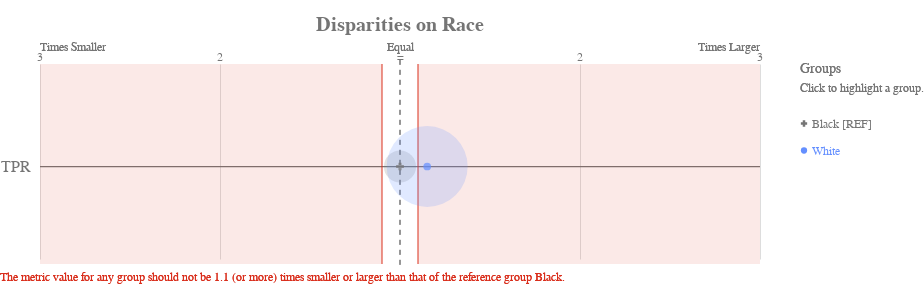

Notebook source saved alongside this figure:
### Code cell
ap.disparity(bdf, metrics, 'Race', fairness_threshold = disparity_tolerance)

### Figure 1 — Vega-Lite specification as saved in the notebook (floating-point values rounded to 4 significant figures)
{"config": {"view": {"continuousWidth": 400, "continuousHeight": 300, "strokeWidth": 0}, "axisLeft": {"labelColor": "rgb(117,117,117)", "labelFont": "Arial", "labelFontSize": 16}, "title": {"align": "center", "baseline": "middle", "color": "rgb(117,117,117)", "font": "Arial", "fontSize": 20, "fontWeight": "bold"}}, "layer": [{"data": {"name": "data-1f2af75cfead9a3854ee453922b4eaab"}, "mark": {"type": "rule", "stroke": "rgb(117,117,117)", "strokeWidth": 1.25, "tooltip": ""}, "encoding": {"x": {"type": "quantitative", "field": "x", "scale": {"domain": [-2, 2], "range": [40.0, 760.0]}}, "x2": {"field": "x2"}, "y": {"type": "nominal", "axis": {"domain": false, "labelAngle": 0, "labelPadding": -30, "orient": "left", "ticks": false, "title": ""}, "field": "metric", "scale": {"domain": ["TPR"], "range": [30, 225.0]}}}}, {"data": {"name": "data-79dd248bdaa0ea02c535240e8ad022c8"}, "mark": {"type": "rule", "stroke": "rgb(117,117,117)", "strokeDash": [5, 5], "strokeWidth": 1}, "encoding": {"tooltip": {"value": "Black [REF]"}, "x": {"value": 400.0}, "y": {"value": 20.83}, "y2": {"value": 229.2}}}, {"data": {"name": "data-c233327f4cd9b4c2df31bf8015c83e4a"}, "mark": {"type": "text", "align": "center", "color": "rgb(117,117,117)", "font": "Arial", "fontSize": 12, "fontWeight": "normal", "tooltip": ""}, "encoding": {"text": {"type": "nominal", "field": "label"}, "x": {"type": "quantitative", "field": "value", "scale": {"domain": [-2, 2], "range": [40.0, 760.0]}}, "y": {"value": 17.5}}}, {"layer": [{"mark": {"type": "text", "align": "left", "fill": "rgb(117,117,117)", "font": "Arial", "fontSize": 12, "fontWeight": "normal", "tooltip": ""}, "encoding": {"text": {"value": "Times Smaller"}, "x": {"value": 40.0}, "y": {"value": 7.5}}}, {"mark": {"type": "text", "align": "right", "fill": "rgb(117,117,117)", "font": "Arial", "fontSize": 12, "fontWeight": "normal", "tooltip": ""}, "encoding": {"text": {"value": "Times Larger"}, "x": {"value": 760.0}, "y": {"value": 7.5}}}, {"mark": {"type": "text", "align": "center", "fill": "rgb(117,117,117)", "font": "Arial", "fontSize": 12, "fontWeight": "normal", "tooltip": ""}, "encoding": {"text": {"value": "Equal"}, "x": {"value": 400.0}, "y": {"value": 7.5}}}], "data": {"name": "data-79dd248bdaa0ea02c535240e8ad022c8"}}, {"layer": [{"mark": {"type": "rule", "opacity": 0.8, "stroke": "rgb(217, 46, 28)", "strokeWidth": 1.25, "tooltip": ""}, "encoding": {"x": {"type": "quantitative", "field": "min", "scale": {"domain": [-2, 2], "range": [40.0, 760.0]}}, "y": {"value": 25.0}, "y2": {"value": 225.0}}}, {"mark": {"type": "rule", "opacity": 0.8, "stroke": "rgb(217, 46, 28)", "strokeWidth": 1.25, "tooltip": ""}, "encoding": {"x": {"type": "quantitative", "field": "max", "scale": {"domain": [-2, 2], "range": [40.0, 760.0]}}, "y": {"value": 25.0}, "y2": {"value": 225.0}}}, {"layer": [{"mark": {"type": "rect", "fill": "rgb(217, 46, 28)", "opacity": 0.1, "tooltip": ""}, "encoding": {"x": {"type": "quantitative", "field": "min", "scale": {"domain": [-2, 2], "range": [40.0, 760.0]}}, "x2": {"field": "lower_end"}, "y": {"value": 25.0}, "y2": {"value": 225.0}}}, {"mark": {"type": "rect", "fill": "rgb(217, 46, 28)", "opacity": 0.1, "tooltip": ""}, "encoding": {"x": {"type": "quantitative", "field": "max", "scale": {"domain": [-2, 2], "range": [40.0, 760.0]}}, "x2": {"field": "upper_end"}, "y": {"value": 25.0}, "y2": {"value": 225.0}}}]}, {"data": {"name": "data-79dd248bdaa0ea02c535240e8ad022c8"}, "mark": {"type": "text", "align": "left", "baseline": "top", "fill": "rgb(217, 46, 28)", "font": "Arial", "fontSize": 12, "fontWeight": "normal", "tooltip": ""}, "encoding": {"text": {"value": "The metric value for any group should not be 1.1 (or more) times smaller or larger than that of the reference group Black."}, "x": {"value": 0}, "y": {"value": 233.3}}}], "data": {"name": "data-c5998ade5caa41beab95346bdb5ba577"}}, {"layer": [{"mark": "circle"}, {"data": {"name": "data-a19f479f46e6bd281f2a129ea27aad9a"}, "mark": {"type": "circle", "opacity": 0.2}, "encoding": {"color": {"condition": {"type": "nominal", "field": "attribute_value", "legend": null, "scale": {"domain": ["Black", "White"], "range": ["rgb(117,117,117)", "rgb(100, 143, 255)", "rgb(254, 97, 0)", "rgb(220, 38, 127)", "rgb(255, 176, 0)", "rgb(120, 94, 240)"]}, "selection": "selector089"}, "value": "rgb(224,224,224)"}, "size": {"type": "quantitative", "field": "group_size", "legend": null, "scale": {"domain": [0, 2137.0], "range": [0, 7854.0]}}, "tooltip": [{"type": "nominal", "field": "attribute_value", "title": "Group"}, {"type": "nominal", "field": "tooltip_group_size", "title": "Group Size"}, {"type": "nominal", "field": "tooltip_disparity_explanation_tpr", "title": "Disparity"}, {"type": "quantitative", "field": "tpr", "format": ".2f", "title": "TPR"}], "x": {"type": "quantitative", "axis": {"domain": false, "labels": false, "ticks": false, "title": null, "values": [1, 2, -2, -1]}, "field": "tpr_disparity_scaled", "scale": {"domain": [-2, 2], "range": [40.0, 760.0]}}, "y": {"type": "nominal", "axis": {"domain": false, "grid": false, "labels": false, "ticks": false, "title": " "}, "field": "metric_variable", "scale": {"domain": ["TPR"], "range": [30, 225.0]}}}, "selection": {"selector091": {"type": "multi", "empty": "all", "fields": ["attribute_value"]}}, "transform": [{"calculate": "'TPR'", "as": "metric_variable"}]}, {"layer": [{"mark": "point"}, {"data": {"name": "data-a19f479f46e6bd281f2a129ea27aad9a"}, "mark": {"type": "point", "filled": true, "size": 60}, "encoding": {"color": {"condition": {"type": "nominal", "field": "attribute_value", "legend": null, "scale": {"domain": ["Black", "White"], "range": ["rgb(117,117,117)", "rgb(100, 143, 255)", "rgb(254, 97, 0)", "rgb(220, 38, 127)", "rgb(255, 176, 0)", "rgb(120, 94, 240)"]}, "selection": "selector089"}, "value": "rgb(224,224,224)"}, "shape": {"type": "nominal", "field": "attribute_value", "legend": null, "scale": {"domain": ["Black", "White"], "range": ["cross", "circle"]}}, "tooltip": [{"type": "nominal", "field": "attribute_value", "title": "Group"}, {"type": "nominal", "field": "tooltip_group_size", "title": "Group Size"}, {"type": "nominal", "field": "tooltip_disparity_explanation_tpr", "title": "Disparity"}, {"type": "quantitative", "field": "tpr", "format": ".2f", "title": "TPR"}], "x": {"type": "quantitative", "axis": {"domain": false, "labels": false, "ticks": false, "title": null, "values": [1, 2, -2, -1]}, "field": "tpr_disparity_scaled", "scale": {"domain": [-2, 2], "range": [40.0, 760.0]}}, "y": {"type": "nominal", "axis": {"domain": false, "grid": false, "labels": false, "ticks": false, "title": " "}, "field": "metric_variable", "scale": {"domain": ["TPR"], "range": [30, 225.0]}}}, "selection": {"selector090": {"type": "multi", "empty": "all", "fields": ["attribute_value"]}}, "transform": [{"calculate": "'TPR'", "as": "metric_variable"}]}]}]}, {"layer": [{"mark": {"type": "point", "filled": true, "opacity": 1, "size": 39.48}, "encoding": {"color": {"condition": {"type": "nominal", "field": "attribute_value", "legend": null, "scale": {"domain": ["Black", "White"], "range": ["rgb(117,117,117)", "rgb(100, 143, 255)", "rgb(254, 97, 0)", "rgb(220, 38, 127)", "rgb(255, 176, 0)", "rgb(120, 94, 240)"]}, "selection": "selector089"}, "value": "rgb(224,224,224)"}, "shape": {"type": "nominal", "field": "attribute_value", "legend": null, "scale": {"domain": ["Black", "White"], "range": ["cross", "circle"]}}, "x": {"value": 804}, "y": {"type": "nominal", "axis": {"domain": false, "grid": false, "labels": false, "ticks": false, "title": " "}, "field": "attribute_value", "scale": {"domain": ["Black", "White"], "range": [71, 125]}}}, "selection": {"selector089": {"type": "multi", "empty": "all", "fields": ["attribute_value"]}}}, {"mark": {"type": "text", "align": "left", "baseline": "middle", "font": "Arial", "fontSize": 12, "fontWeight": "normal"}, "encoding": {"color": {"condition": {"type": "nominal", "field": "attribute_value", "legend": null, "scale": {"domain": ["Black", "White"], "range": ["rgb(117,117,117)", "rgb(100, 143, 255)", "rgb(254, 97, 0)", "rgb(220, 38, 127)", "rgb(255, 176, 0)", "rgb(120, 94, 240)"]}, "selection": "selector089"}, "value": "rgb(224,224,224)"}, "text": {"type": "nominal", "field": "label"}, "x": {"value": 812}, "y": {"type": "nominal", "axis": {"domain": false, "grid": false, "labels": false, "ticks": false, "title": " "}, "field": "attribute_value", "scale": {"domain": ["Black", "White"], "range": [71, 125]}}}, "selection": {"selector092": {"type": "multi", "empty": "all", "fields": ["attribute_value"]}}}, {"data": {"name": "data-79dd248bdaa0ea02c535240e8ad022c8"}, "mark": {"type": "text", "align": "left", "baseline": "middle", "color": "rgb(117,117,117)", "font": "Arial", "fontSize": 12, "fontWeight": "normal"}, "encoding": {"text": {"value": "Click to highlight a group."}, "x": {"value": 800}, "y": {"value": 49}}}, {"data": {"name": "data-79dd248bdaa0ea02c535240e8ad022c8"}, "mark": {"type": "text", "align": "left", "baseline": "middle", "color": "rgb(117,117,117)", "font": "Arial", "fontSize": 14, "fontWeight": "normal"}, "encoding": {"text": {"value": "Groups"}, "x": {"value": 800}, "y": {"value": 30}}}], "data": {"name": "data-b3507041cc32a6b0d7dedcfcdb3a7f4c"}}], "height": 250, "padding": {"top": 15, "bottom": 10}, "resolve": {"scale": {"size": "independent", "y": "independent"}}, "title": "Disparities on Race", "width": 800, "$schema": "https://vega.github.io/schema/vega-lite/v4.8.1.json", "datasets": {"data-1f2af75cfead9a3854ee453922b4eaab": [{"metric": "TPR", "x": -2, "x2": 2}], "data-79dd248bdaa0ea02c535240e8ad022c8": [{"a": 1, "b": 0}, {"a": 1, "b": 0}], "data-c233327f4cd9b4c2df31bf8015c83e4a": [{"value": 1, "label": 2}, {"value": 2, "label": 3}, {"value": -2, "label": 3}, {"value": -1, "label": 2}, {"value": 0, "label": "="}], "data-c5998ade5caa41beab95346bdb5ba577": [{"min": -0.1, "max": 0.1, "lower_end": -2, "upper_end": 2}], "data-a19f479f46e6bd281f2a129ea27aad9a": [{"attribute_name": "Race", "attribute_value": "Black", "group_size": 281, "total_entities": 2062, "tpr": 0.7816, "tpr_disparity": 1.0, "tpr_disparity_scaled": 0.0, "tooltip_group_size": "281 (13.63%)", "tooltip_disparity_explanation_tpr": "Reference group"}, {"attribute_name": "Race", "attribute_value": "White", "group_size": 1781, "total_entities": 2062, "tpr": 0.8997, "tpr_disparity": 1.151, "tpr_disparity_scaled": 0.1511, "tooltip_group_size": "1,781 (86.37%)", "tooltip_disparity_explanation_tpr": "1.15 times larger TPR than the reference group"}], "data-b3507041cc32a6b0d7dedcfcdb3a7f4c": [{"attribute_value": "Black", "label": "Black [REF]"}, {"attribute_value": "White", "label": "White"}]}}
